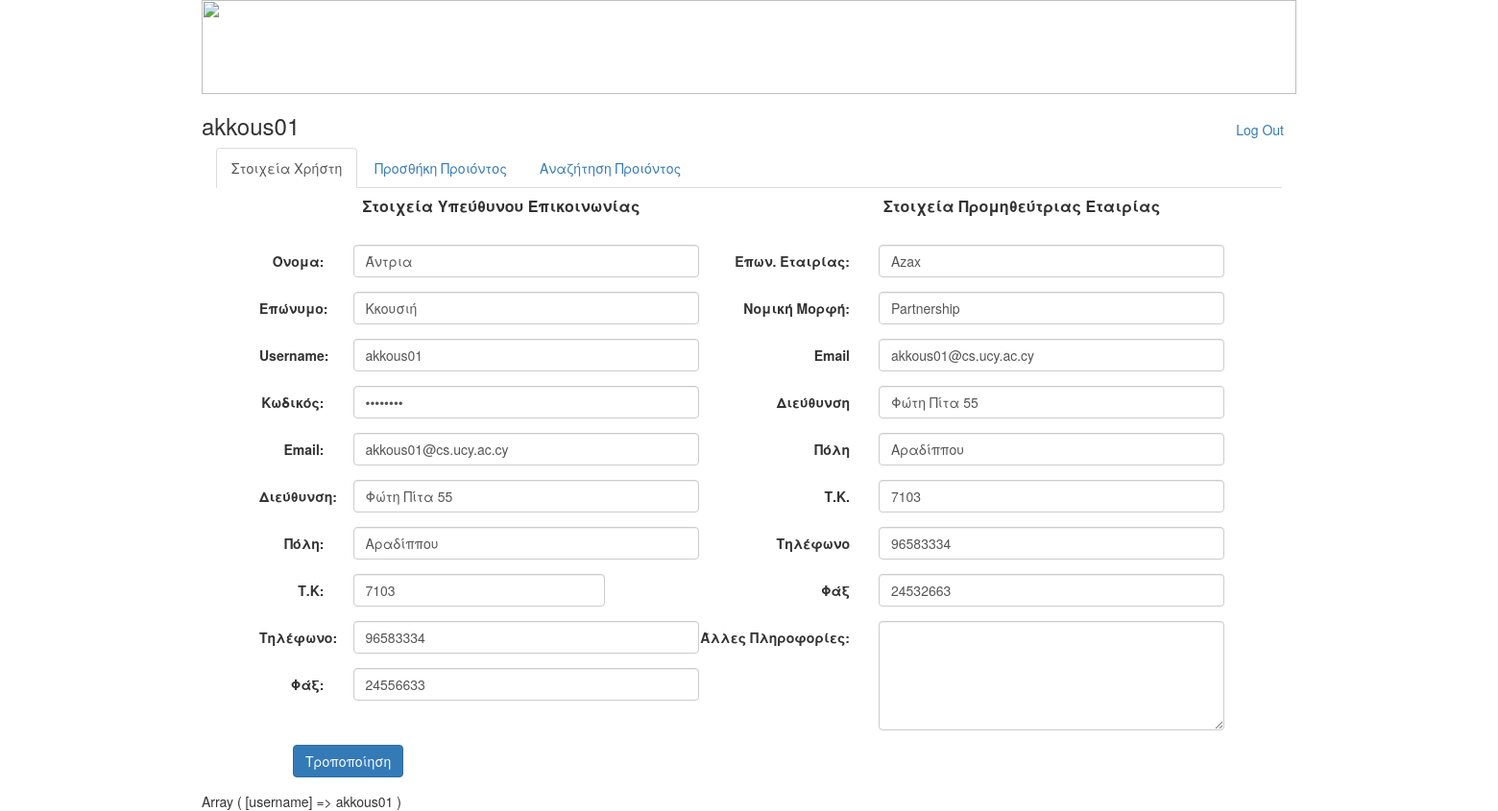
The page /Profile_User/profile5.php on the database its author committed.
### tables this page shows
CREATE TABLE IF NOT EXISTS `comperson` (
  `Name` varchar(30) NOT NULL,
  `Surname` varchar(30) NOT NULL,
  `Address` varchar(30) NOT NULL,
  `Telephone` int(10) NOT NULL,
  `Fax` int(10) DEFAULT NULL,
  `Email` varchar(50) NOT NULL,
  `PostCode` int(6) NOT NULL,
  `City` varchar(15) NOT NULL
);

CREATE TABLE IF NOT EXISTS `users` (
  `Username` varchar(8) NOT NULL,
  `Password` varchar(8) NOT NULL,
  `Company` varchar(100) NOT NULL
);

CREATE TABLE IF NOT EXISTS `company` (
  `Company_Name` varchar(100) NOT NULL,
  `Lequl_State` varchar(50) DEFAULT NULL,
  `Address` varchar(100) NOT NULL,
  `PostCode` int(6) DEFAULT NULL,
  `City` varchar(30) DEFAULT NULL,
  `Telephone` int(10) NOT NULL,
  `Fax` int(10) DEFAULT NULL,
  `Email` varchar(50) NOT NULL,
  `info` varchar(255) DEFAULT NULL,
  `Type` int(1) DEFAULT NULL,
  `Person` int(10) NOT NULL,
  `Commersial_Name` varchar(100) DEFAULT NULL,
  `Other_Name` varchar(100) DEFAULT NULL,
  `CEO` varchar(100) NOT NULL,
  `Country` varchar(30) NOT NULL
);

### Profile_User/stixia_xristi.php (the view, shortened to what this page needs)
          <?php
            $user=$_SESSION["username"];
            $user_pass="";
            $company="";
            $ls="";
            $company_email="";
            $company_address="";
            $company_city="";
            $company_pc="";
            $company_tel="";
            $company_fax="";
            $company_info="";
            $user_name="";
            $user_surname="";
            $user_email="";
            $user_tel="";
            $user_city="";
            $user_address="";
            $user_pc="";
            $con =mysql_connect("localhost", "root", "");
            if (!$con)
                echo "Cannot connect: ".mysql_error();
            else{
                $result=mysql_query("SELECT U.* FROM Users  U WHERE U.Username='".$user."'" , $con);
                $row = mysql_fetch_array($result);
                while ($row){
                    $user_pass = $row["Password"];
                    $company= $row['Company'];
                    $row = mysql_fetch_array($result);
                }
                $result=mysql_query("SELECT C.* FROM Company C WHERE C.Company_Name=N'".$company."'" , $con);
                $row = mysql_fetch_array($result);
                while ($row){
                    $ls=$row['Lequl_State'];
                    $user_tel=$row['Person'];
                    $company_email=$row['Email'];
                    $company_address=$row['Address'];
                    $company_city=$row['City'];
                    $company_pc=$row['PostCode'];
                    $company_tel=$row['Telephone'];
                    $company_fax=$row['Fax'];
                    $company_info=$row['info'];
                    $row = mysql_fetch_array($result);
                }
                $result=mysql_query("SELECT P.* FROM ComPerson P WHERE P.Telephone=N'".$user_tel."'" , $con);
                $row = mysql_fetch_array($result);
                while ($row){
                    $user_name=$row['Name'];
                    $user_surname=$row['Surname'];
                    $user_email=$row['Email'];
                    $user_address=$row['Address'];
                    $user_city =$row['City'];
                    $user_pc=$row['PostCode'];
                    $user_fax=$row['Fax'];
                    $row = mysql_fetch_array($result);
                }
            }
?>
            <div class="col-md-12">
                <div class="col-md-5">
  			       <div class="container">
                        <div class="panel-heading ">
                            <h2 class="panel-title col-sm-offset-1"><strong>Στοιχεία Υπεύθυνου Επικοινωνίας</strong></h2>
                        </div>
                        <br>
                        <form class="form-horizontal" role="form" name="user-data-form" id="user-data-form">
                            <div class="form-group">
                                <label class="control-label col-sm-1" for="user-name">Όνομα:</label>
                                <div class="col-sm-4">
                                    <input type="text" class="form-control" name="user-name" id="user-name" value="<?php echo $user_name?>" />
                                </div>
                            </div>
                            <div class="form-group">
                                <label class="control-label col-sm-1" for="user-surname">Επώνυμο:</label>
                                <div class="col-sm-4">
                                    <input type="text" class="form-control" name="user-surname" id="user-surname" value="<?php echo $user_surname?>"/>
                                </div>
                            </div>
                            <div class="form-group">
                                <label class="control-label col-sm-1" for="user-username">Username:</label>
                                <div class="col-sm-4">
                                    <input type="text" class="form-control" name="user-username" id="user-username" value="<?php echo $user?>" />
                                </div>
                            </div>
                            <div class="form-group">
                                <label class="control-label col-sm-1" for="user-password">Κωδικός:</label>
                                <div class="col-sm-4">
                                    <input type="password" class="form-control" name="user-password" id="user-password" value="<?php echo $user_pass?>"/>
                                </div>
                            </div>
                            <div class="form-group">
                                <label class="control-label col-sm-1" for="user-email">Email:</label>
                                <div class="col-sm-4">
                                    <input type="email" class="form-control" name="user-email" id="user-email" value="<?php echo $user_email?>" />
                                </div>
                            </div>
                            <div class="form-group">
                                <label class="control-label col-sm-1" for="user-address">Διεύθυνση:</label>
                                <div class="col-sm-4">
                                    <input type="text" class="form-control" name="user-address" id="user-address" value="<?php echo $user_address ?>"  />
                                </div>
                            </div>
                            <div class="form-group">
                                <label class="control-label col-sm-1" for="user-city">Πόλη:</label>
                                <div class="col-sm-4">
                                    <input type="text" class="form-control" name="user-city" id="user-city" value="<?php echo $user_city ?>"/>
                                </div>
                            </div>
                            <div class="form-group">
                                <label class="control-label col-sm-1" for="user-pc">Τ.Κ:</label>
                                <div class="col-sm-3">
                                    <input type="number" class="form-control" name="user-pc" id="user-pc" value="<?php echo $user_pc ?>" />
                                </div>
                            </div>
                            <div class="form-group">
                                <label class="control-label col-sm-1" for="user-phone">Τηλέφωνο:</label>
                                <div class="col-sm-4">
                                    <input type="number" class="form-control" name="user-phone" id="user-phone" value="<?php echo $user_tel ?>" />
                                </div>
                            </div>
                            <div class="form-group">
                                <label class="control-label col-sm-1" for="user-fax">Φάξ:</label>
                                <div class="col-sm-4">
                                    <input type="number" class="form-control" name="user-fax" id="user-fax" value="<?php echo $user_fax ?>" />
                                </div>
                            </div>
                        </form>
                    </div>
                </div>
                <div class="col-md-5">
  					 <div class="container">
                            <div class="panel-heading ">
                                <h2 class="panel-title col-sm-offset-2"><strong>Στοιχεία Προμηθεύτριας Εταιρίας</strong></h2>
                            </div>
                            <br>
                            <form class="form-horizontal" role="company-data-form">
                                <div class="form-group">
                                    <label class="control-label col-sm-2" for="company-name">Επων. Εταιρίας:</label>
                                    <div class="col-sm-4">
                                        <input type="text" class="form-control" name="company-name" id="company-name" value="<?php echo $company?>"/>
                                    </div>
                                </div>
                                <div class="form-group">
                                    <label class="control-label col-sm-2" for="company-legal-form">Νομική Μορφή:</label>
                                    <div class="col-sm-4">
                                        <input type="text" class="form-control" name="company-legal-form" id="company-legal-form" value="<?php echo $ls ?>" />
                                    </div>
                                </div>
                                <div class="form-group">
                                    <label class="control-label col-sm-2" for="company-email">Email</label>
                                    <div class="col-sm-4">
                                        <input type="email" class="form-control" name="company-email" id="company-email" value="<?php echo $company_email ?>"/>
                                    </div>
                                </div>
                                <div class="form-group">
                                    <label class="control-label col-sm-2" for="company-address">Διεύθυνση</label>
                                    <div class="col-sm-4">
                                        <input type="text" class="form-control" name="company-address" id="company-address" value="<?php echo $company_address ?>" />
                                    </div>
                                </div>
                                <div class="form-group">
                                      <label class="control-label col-sm-2" for="company-city">Πόλη</label>
                                      <div class="col-sm-4">
                                            <input type="text" class="form-control" name="company-city" id="company-city" value="<?php echo $company_city ?>" />
                                      </div>
                                </div>
                                <div class="form-group">
                                    <label class="control-label col-sm-2" for="company-pc">Τ.Κ.</label>
                                    <div class="col-sm-4">
                                        <input type="number" class="form-control" name="company-pc" id="company-pc" value="<?php echo $company_pc ?>" />
                                    </div>
                                </div>
                                <div class="form-group">
                                    <label class="control-label col-sm-2" for="company-phone">Τηλέφωνο</label>
                                    <div class="col-sm-4">
                                        <input type="number" class="form-control" name="company-phone" id="company-phone" value="<?php echo $company_tel ?>" />
                                    </div>
                                </div>
                                <div class="form-group">
                                    <label class="control-label col-sm-2" for="company-fax">Φάξ</label>
                                    <div class="col-sm-4">
                                        <input type="number" class="form-control" name="company-fax" id="company-fax" value="<?php echo $company_fax ?>" />
                                    </div>
                                </div>
                                <div class="form-group">
                                    <label class="control-label col-sm-2" for="company-info">Άλλες Πληροφορίες:</label>
                                    <div class="col-sm-4">
                                        <textarea type="fax" class="form-control" rows="5" name="company-info" id="company-info" value="<?php echo $company_info ?>"  /></textarea>
                                    </div>
                                </div>
                            </form>
                    </div>
                </div>
            </div>
            <div class="row">
                <div class="form-group">
                    <div class="col-sm-offset-1">
                        <button type="submit" name="submit" class="btn btn-primary" >Τροποποίηση</button>
                    </div>
                </div>
            </div>

### rows shown on the page
comperson: user-name "Άντρια", user-surname "Κκουσιή", user-email "akkous01@cs.ucy.ac.cy", user-address "Φώτη Πίτα 55", user-city "Αραδίππου", user-pc "7103", user-fax "24556633"
users: company-name "Azax"
company: user-phone "96583334", company-legal-form "Partnership", company-email "akkous01@cs.ucy.ac.cy", company-address "Φώτη Πίτα 55", company-city "Αραδίππου", company-pc "7103", company-phone "96583334", company-fax "24532663"

### other values the page prints
$_SESSION["username"] "akkous01"
